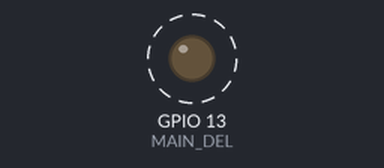
Bench run of a sketch on a simulated ESP8266 (NodeMCU). On the bench: output pins drawn as LEDs (lit = HIGH). Dashed ring = blinking.

Above: at 0.05 s.
Timing chart, 0 to 3.0 s (numbered marks = the images above):
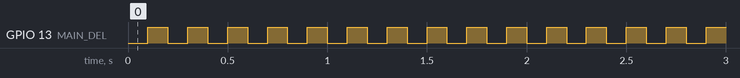

The sketch:

testeServiceBaseDeTemps.ino
```cpp
//Programme: testeServiceBaseDeTemps
//Historique:
// 2020-11-13, Yves Roy, creation

//INCLUSIONS
#include "main.h"
#include "piloteTicker.h"
#include "serviceBaseDeTemps.h"

//Definitions privees
#define MAIN_DEL 13
#define MAIN_DEMI_PERIODE_EN_MS 100
#define MAIN_ALLUME 1
#define MAIN_ETEINT 0

//Declarations de fonctions privees:
void main_teste(void);
void main_initialise(void);

//Definitions de variables privees:
unsigned int main_compteur;

//Definitions de fonctions privees:
void main_teste(void)
{
  main_compteur++;
  if (main_compteur < MAIN_DEMI_PERIODE_EN_MS)
  {
    return;
  }
  main_compteur = 0;
  digitalWrite(MAIN_DEL, !digitalRead(MAIN_DEL));
}

void main_initialise(void)
{
  piloteTicker_initialise();
  serviceBaseDeTemps_initialise();
}

//Definitions de variables publiques:
//pas de variables publiques

//Definitions de fonctions publiques:
void neFaitRien(void)
{
}

void setup()
{
  main_initialise();
  main_compteur = 0;
  digitalWrite(MAIN_DEL, MAIN_ETEINT);
  pinMode(MAIN_DEL, OUTPUT);
  serviceBaseDeTemps_execute[MAIN_TEST_PHASE] = main_teste;
  piloteTicker_lanceLeTickerALaTouteFinDeSetup();
}

void loop()
{

}
```

main.h
```cpp
#ifndef MAIN_H
#define MAIN_H

//PROGRAMME: programme testeServiceBaseDeTemps
//DESCRIPTION:Programme qui teste le fonctionnement du module serviceBaseDeTemps en faisant clignoter une DEL
//HISTORIQUE:
// 2020-11-13, Yves Roy: creation

//inclusions globales
#include <arduino.h>

//DEFINITIONS REQUISES PAR LE MODULE:
//Dependances materielles:
//pas de dependances materielles

//Dependances logicielles:
#define PILOTETICKER_PERIODE_EN_MS 1.0
#define SERVICEBASEDETEMPS_NOMBRE_DE_PHASES 1
#define MAIN_TEST_PHASE 0

//INFORMATION PUBLIQUE:
//Definitions publiques:
//pas de definitions publiques

//Fonctions publiques:
void neFaitRien(void);

//Variables publiques:
//pas de variables publiques
#endif
```

piloteTicker.h
```cpp
#ifndef PILOTETICKER_H
#define PILOTETICKER_H

//MODULE: piloteTicker
//DESCRIPTION: pour permettre l'emploi d'un objet Ticker de la librairie ESP32
//HISTORIQUE:
// 2020-11-13, Yves Roy, creation

//DEFINITIONS REQUISES PAR LE MODULE:
//Dependances materielles
//(copiez et adaptez ce qui suit dans "main.h")
//pas de dependances materielles

//Dependances logicielles
//(copiez et adaptez ce qui suit dans "main.h")
//#define PILOTETICKER_PERIODE_EN_MS 1.0

//INFORMATION PUBLIQUE:
//Definitions publiques:
// pas de definitions publiques

//Fonctions publiques:
void piloteTicker_lanceLeTickerALaTouteFinDeSetup(void);
void piloteTicker_initialise(void);

//Variables publiques:
extern void (*piloteTicker_execute)(void);

#endif
```

piloteTicker.ino
```cpp
//piloteTicker:
//Historique:
// 2020-11-13, Yves Roy, creation

//INCLUSIONS
#include "main.h"
#include <Ticker.h>
#include "piloteTicker.h"

//Definitions privees
//pas de definitions privees

//Declarations de fonctions privees
//pas de fonctions privees

//Definitions de variables privees
Ticker piloteTicker_ticker;

//Definitions de fonctions privees
void piloteTicker_gereLeTicker(void)
{
  piloteTicker_execute();
}

//Definitions de variables publiques
void (*piloteTicker_execute)(void);

//Definitions de fonctions publiques:
void piloteTicker_lanceLeTickerALaTouteFinDeSetup(void)
{
  piloteTicker_ticker.attach_ms(PILOTETICKER_PERIODE_EN_MS, piloteTicker_gereLeTicker);
}
void piloteTicker_initialise(void)
{
  piloteTicker_execute = neFaitRien;
}
```

serviceBaseDeTemps.h
```cpp
#ifndef SERVICEBASEDETEMPS_H
#define SERVICEBASEDETEMPS_H

//MODULE: serviceBaseDeTemps
//DESCRIPTION: pour mettre en place un service d'appels periodiques de fonctions
//pointees par un tableau de pointeurs de fonctions. Le service met en place
//une base de temps qui reposent sur l'emploi du module Ticker qui est specifie
//dans le fichier main.h.

//HISTORIQUE:
// 2020-11-13, Yves Roy, creation

//DEFINITIONS REQUISES PAR LE MODULE:
//Dependances materielles
//(copiez et adaptez ce qui suit dans "main.h")
//pas de dependances materielles

//Dependances logicielles
//(copiez et adaptez ce qui suit dans "main.h")
//#define SERVICEBASEDETEMPS_NOMBRE_DE_PHASES 2

//INFORMATION PUBLIQUE:

//Definitions publiques:
#define SERVICEBASEDETEMPS_FREQUENCE_EN_HZ (1000.0/PILOTETICKER_PERIODE_EN_MS)

//Fonctions publiques:
void serviceBaseDeTemps_initialise(void);

//Variables publiques:
extern void (*serviceBaseDeTemps_execute[SERVICEBASEDETEMPS_NOMBRE_DE_PHASES])(void);

#endif
```

serviceBaseDeTemps.ino
```cpp
//serviceBaseDeTemps:
//Historique:
// 2018-12-14, Yves Roy, creation

//INCLUSIONS
#include "main.h"
#include "piloteTicker.h"
#include "serviceBaseDeTemps.h"

//Definitions privees
//pas de definitions privees

//Declarations de fonctions privees:
void serviceBaseDeTemps_neFaitRien(void);
void serviceBaseDeTemps_gere(void);

//Definitions de variables privees:
//pas de variables privees

//Definitions de fonctions privees:
void serviceBaseDeTemps_neFaitRien(void)
{
}

void serviceBaseDeTemps_gere(void)
{
unsigned char i;
  for (i = 0; i < SERVICEBASEDETEMPS_NOMBRE_DE_PHASES; i++)
  {
    serviceBaseDeTemps_execute[i]();
  }
}

//Definitions de variables publiques:
void (*serviceBaseDeTemps_execute[SERVICEBASEDETEMPS_NOMBRE_DE_PHASES])(void);

//Definitions de fonctions publiques:
void serviceBaseDeTemps_initialise(void)
{
unsigned char i;
  for (i = 0; i < SERVICEBASEDETEMPS_NOMBRE_DE_PHASES; i++)
  {
    serviceBaseDeTemps_execute[i] = serviceBaseDeTemps_neFaitRien;
  }
  piloteTicker_execute = serviceBaseDeTemps_gere;
}
```

Measured:
- by itself, GPIO 13 (MAIN_DEL): alternates HIGH for 0.10 s and LOW for 0.10 s
